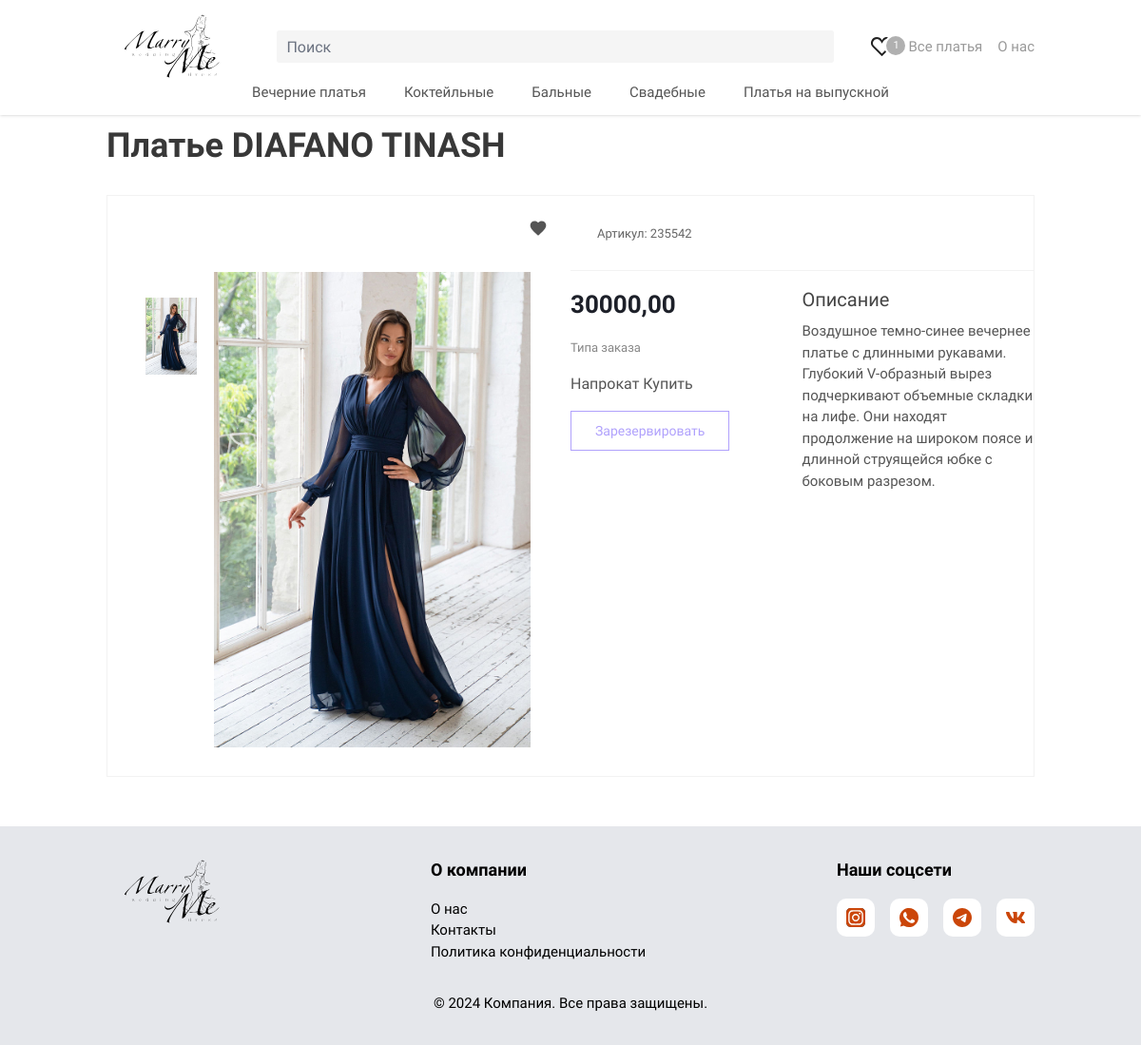
The page /product/detail/2/ on the database its author committed.
### app/models.py (models this page shows, shortened)
class Product(models.Model):
    title = models.CharField(max_length=123)
    category = models.ForeignKey(Categories, on_delete=models.PROTECT)
    description = models.TextField()
    price_rent = models.DecimalField(max_digits=10, decimal_places=2)
    price = models.DecimalField(max_digits=10, decimal_places=2)
    created_at = models.DateTimeField(auto_now_add=True)
    class Meta:
        verbose_name = 'Товар'
        verbose_name_plural = 'Товары'
        ordering = ['-created_at']

class ProductImg(models.Model):
    product = models.ForeignKey(Product, on_delete=models.CASCADE, related_name='images')
    image = models.ImageField(upload_to='image/product/')

### app/views.py (the view)
# urls.py: path('product/detail/<int:pk>/', ProductDetailView.as_view(), name='product_detail'),
class ProductDetailView(generic.DetailView):
    template_name = 'productDetail.html'
    queryset = Product.objects.all()
    model = Product
    context_object_name = 'product'

### app/templates/productDetail.html (shortened to what this page needs)
{% extends 'base.html' %}
{% load static %}
{% block content %}
    <main class="productDetail">
        <section class="content">
            <div class="container mx-auto px-6 py-3">
                <h1 class="text-4xl font-bold text-[#383838]">
                    {{ product.title }}
                </h1>
                <div class="grid grid-cols-2 border border-[#f2f2f2] mt-8">
                    <div class="pt-20 pr-[39px] pl-28 relative">
                        <span class="absolute top-6 right-6">
                        </span>
                        <div class="main__image relative">
                            <div class="max-w-[500px] max-h-[500px] leading-[497px] mb-[30px]">
                                <img id="mainImage" class="max-w-full h-auto max-h-[inherit]"
                                    src="{{ product.images.first.image.url }}" alt="" />
                            </div>
                        </div>
                        <div class="slides absolute top-[107px] left-10 w-[54px] h-[400px]">
                            <div class="mx-auto max-w-64 max-h-60 overflow-hidden relative z-[1]">
                                <ul class="">
                                    {% for i in product.images.all %}
                                    <li class="mb-2.5 cursor-pointer">
                                        <img class="thumbnail" src="{{ i.image.url }}" alt="" />
                                    </li>
                                    {% endfor %}
                                </ul>
                            </div>
                        </div>
                    </div>
                    <div>
                        <div class="p-7 border-b border-[#f2f2f2]">
                            <span class="text-[#666] text-[13px]"> Артикул: 235542 </span>
                        </div>
                        <div class="grid grid-cols-2 mt-4">
                            <div>
                                <div class="flex flex-col gap-4">
                                    <p class="text-[26px] font-bold text-[#1d2029]">
                                        {{ product.price }}
                                    </p>
                                    <div class="order__type flex flex-col gap-4">
                                        <p class="text-[13px] text-[#888]">Типа заказа</p>
                                        <div class="text-base">
                                            <button class="rent active transition-colors">
                                                Напрокат
                                            </button>
                                            <button class="buy">Купить</button>
                                        </div>
                                    </div>
                                </div>
                                <button
                                    class="reserve mt-4 transition-colors duration-500 ease text-[#B0A1FC] border border-[#B0A1FC] text-sm hover:text-white hover:bg-[#B0A1FC] cursor-pointer">
                                    <a href="#" class="py-2.5 px-[25px] inline-block cursor-pointer">
                                        Зарезервировать
                                    </a>
                                </button>
                            </div>
                            <div class="characteristics">
                                <h2 class="text-xl text-[#444] pb-2">Описание</h2>
                                <div>
                                    <div class="mb-3">
                                        <p class="name">{{ product.description }}</p>
                                    </div>
                                </div>
                            </div>
                        </div>
                    </div>
                </div>
            </div>
        </section>
    </main>
{% endblock %}

### app/templates/base.html (style rules this page uses)
body { font: 15px / 24px 'PT Sans Caption', Arial, sans-serif; color: #555; }

### rows shown on the page
Product: title "Платье DIAFANO TINASH", images.first.image (picture), price "30000,00", description "Воздушное темно-синее вечернее платье с длинными рукавами. Глубокий V-образный вырез подчеркивают объемные складки на лифе. Они находят продолжение на широком поясе и длинной струящейся юбке с боковым разрезом."
ProductImg: image (picture)
